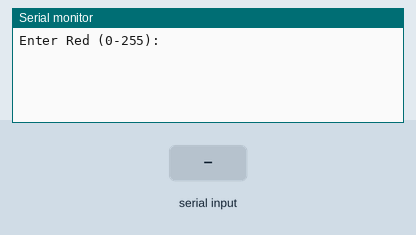
Bench run of a sketch on a simulated ESP32. On the bench: the last lines printed to the serial monitor. Inputs (shaded band) come from the test bench.

Above: at 1.2 s.
1.3 s: "90,45,200\n" received over Serial
At 2.1 s:
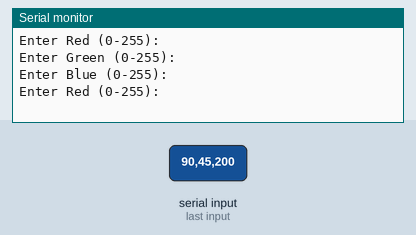
At 3.4 s:
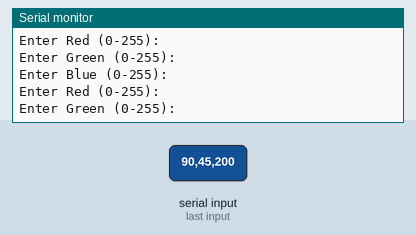

Measured:
- after the input at 1.3 s, the serial monitor: prints a new line at once (image 1)

The sketch:

PWM_colorSelector.ino.ino
```cpp
 // Libraries
#include <Adafruit_PWMServoDriver.h>

// Pin Definitions
#define RED_PIN 26
#define GREEN_PIN 25
#define BLUE_PIN 33

// Objects
Adafruit_PWMServoDriver pwm = Adafruit_PWMServoDriver();

// Function to set the color
void setColor(uint16_t r, uint16_t g, uint16_t b) {
  pwm.setPWM(RED_PIN, 0, r);
  pwm.setPWM(GREEN_PIN, 0, g);
  pwm.setPWM(BLUE_PIN, 0, b);
}

// Setup
void setup() {
  // Initialize PWM driver
  pwm.begin();
  pwm.setPWMFreq(1000); // Set PWM frequency to 1000 Hz
}

// Main loop
void loop() {
  int r, g, b;

  // Get input for each color channel (0-255)
  Serial.println("Enter Red (0-255): ");
  while (Serial.available() == 0) {}
  r = Serial.parseInt();

  Serial.println("Enter Green (0-255): ");
  while (Serial.available() == 0) {}
  g = Serial.parseInt();

  Serial.println("Enter Blue (0-255): ");
  while (Serial.available() == 0) {}
  b = Serial.parseInt();

  // Set the color
  setColor(r, g, b);
}
```
